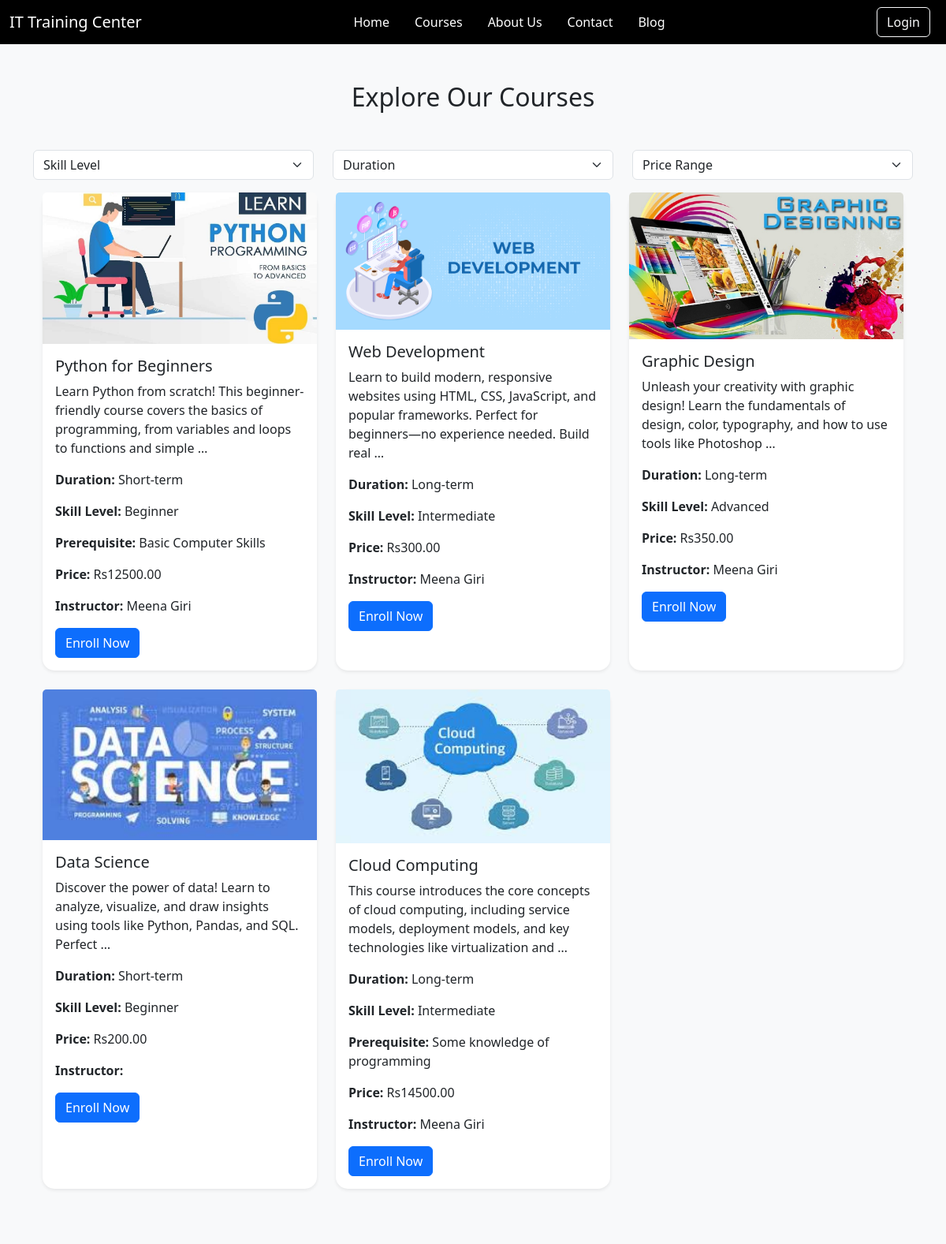
/course/ (upper part), run on an earlier commit of the app's database.
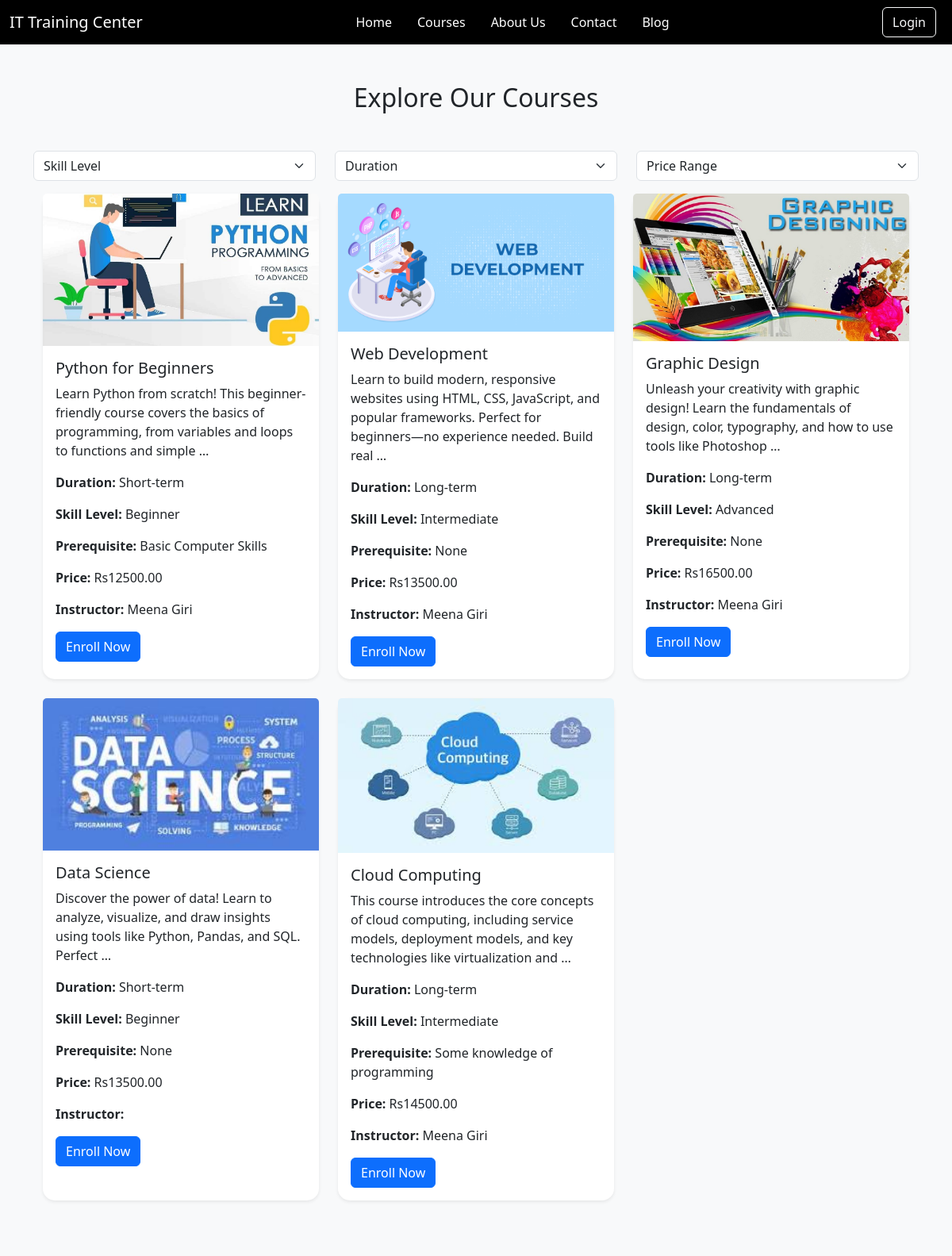
And on a later commit of the database.
### myapp/models.py (models this page shows, shortened)
class Course(models.Model):
    SKILL_LEVEL_CHOICES = [
        ('beginner', 'Beginner'),
        ('intermediate', 'Intermediate'),
        ('advanced', 'Advanced'),
    ]
    DURATION_CHOICES = [
        ('short-term', 'Short-term'),
        ('long-term', 'Long-term'),
    ]
    instructor = models.ForeignKey(
    settings.AUTH_USER_MODEL,
    on_delete=models.CASCADE,
    null=True,
    blank=True,
    related_name='courses'
)
    title = models.CharField(max_length=200)
    description = models.TextField()
    duration = models.CharField(max_length=20, choices=DURATION_CHOICES)
    skill_level = models.CharField(max_length=20, choices=SKILL_LEVEL_CHOICES)
    prerequisite = models.CharField(max_length=200, blank=True, null=True)
    price = models.DecimalField(max_digits=10, decimal_places=2)
    image = models.ImageField(upload_to='course_thumbnails/')
    promo_video_url = models.URLField(max_length=350, blank=True, null=True, help_text="YouTube/Vimeo embed URL")
    syllabus_video = models.FileField(upload_to='course_videos/', blank=True, null=True,
                                   help_text="Upload video file if not using URL")
    syllabus_text = models.TextField(blank=True, help_text="Detailed course syllabus")
    created_at = models.DateTimeField(auto_now_add=True)

class CustomUser(AbstractUser):
    USER_TYPE = (
        ("student", "Student"),
        ("instructor", "Instructor"),
    )
    user_type = models.CharField(max_length=100, choices=USER_TYPE, default='student')
    instructor_applied = models.BooleanField(default=False)
    instructor_approved = models.BooleanField(default=False)
    is_active = models.BooleanField(default=True)
    user_profile_image = models.ImageField(upload_to="images/profile_images/")
    phone = models.CharField(max_length=15, blank=True, null=True)
    address = models.TextField(blank=True, null=True)
    bio = models.TextField(blank=True, null=True)
    enrolled_courses = models.ManyToManyField('Course', related_name='enrolled_users', blank=True)

### myapp/views.py (the view)
# urls.py: path('course/',course,name='course'),
def course(request):
    skill_level = request.GET.get('skillLevel')
    duration = request.GET.get('duration')
    price_range = request.GET.get('priceRange')
    courses = Course.objects.all()
    if skill_level and skill_level != 'Skill Level':
        courses = courses.filter(skill_level=skill_level)
    if duration and duration != 'Duration':
        courses = courses.filter(duration=duration)
    if price_range == 'low':
        courses = courses.order_by('price')
    elif price_range == 'high':
        courses = courses.order_by('-price')
    instructors = Instructor.objects.all()
    context = {
        'courses': courses,
        'instructors': instructors,
    }
    return render(request, 'main/courses.html', context)

### myapp/templates/main/courses.html (shortened to what this page needs)
{% extends "base.html" %}
{% load static %}
{% block content %}
<section class="courses-section py-5 bg-light">
    <div class="container">
        <h2 class="text-center mb-5">Explore Our Courses</h2>
        <form method="get" id="filterForm">
            <div class="row">
                <div class="col-md-4 mb-3">
                    <select class="form-select" name="skillLevel" onchange="document.getElementById('filterForm').submit();">
                        <option {% if request.GET.skillLevel == "Skill Level" %}selected{% endif %}>Skill Level</option>
                    </select>
                </div>
                <div class="col-md-4 mb-3">
                    <select class="form-select" name="duration" onchange="document.getElementById('filterForm').submit();">
                        <option {% if request.GET.duration == "Duration" %}selected{% endif %}>Duration</option>
                    </select>
                </div>
                <div class="col-md-4 mb-3">
                    <select class="form-select" name="priceRange" onchange="document.getElementById('filterForm').submit();">
                        <option {% if request.GET.priceRange == "Price Range" %}selected{% endif %}>Price Range</option>
                    </select>
                </div>
            </div>
        </form>
        <div class="container">
            <div class="row justify-content-center">
                <div class="col-md-12">
                    <div class="row">
                        {% for course in courses %}
                        <div class="col-md-4 mb-4">
                            <div class="card h-100 shadow-sm">
                                <img src="{{ course.image.url }}" class="card-img-top" alt="{{ course.title }}">
                                <div class="card-body">
                                    <h5 class="card-title">{{ course.title }}</h5>
                                    <p class="card-text">{{ course.description|truncatewords:20 }}</p>
                                    <p><strong>Duration:</strong> {{ course.get_duration_display }}</p>
                                    <p><strong>Skill Level:</strong> {{ course.get_skill_level_display }}</p>
                                    {% if course.prerequisite %}
                                    <p><strong>Prerequisite:</strong> {{ course.prerequisite }}</p>
                                    {% endif %}
                                    <p><strong>Price:</strong> Rs{{ course.price }}</p>
                                    <p class="card-text">
                                        <strong>Instructor:</strong>
                                        {% if course.instructor %}
                                          {{ course.instructor.get_full_name }}
                                        {% else %}
                                          Not assigned
                                        {% endif %}
                                      </p>
                                    <a href="{% url 'payment' course.id %}" class="btn btn-primary">Enroll Now</a>
                                </div>
                            </div>
                        </div>
                        {% endfor %}
                    </div>
                </div>
            </div>
        </div>
    </div>
</section>
{% endblock content %}

What changed in the data, as far as the page shows it:
changed Course "Web Development": prerequisite (not shown) → "None"; price "300.00" → "13500.00"
changed Course "Graphic Design": prerequisite (not shown) → "None"; price "350.00" → "16500.00"
changed Course "Data Science": prerequisite (not shown) → "None"; price "200.00" → "13500.00"
